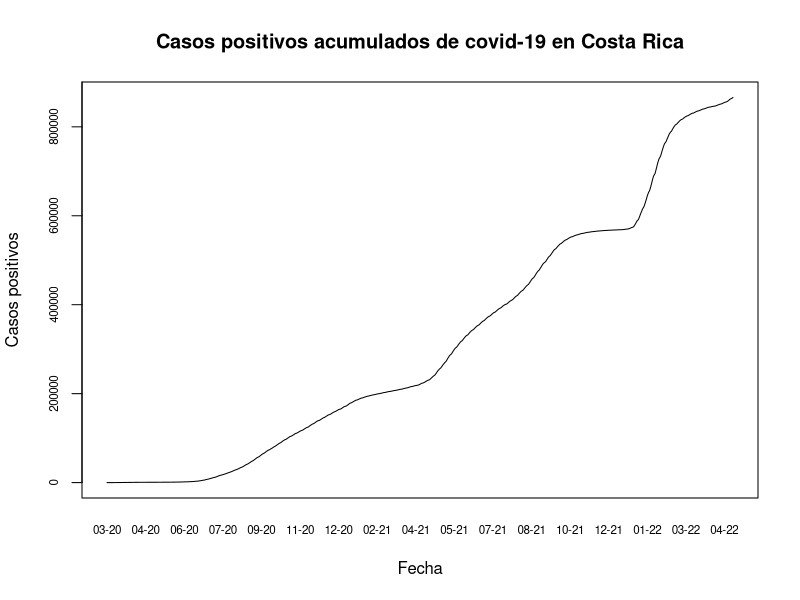
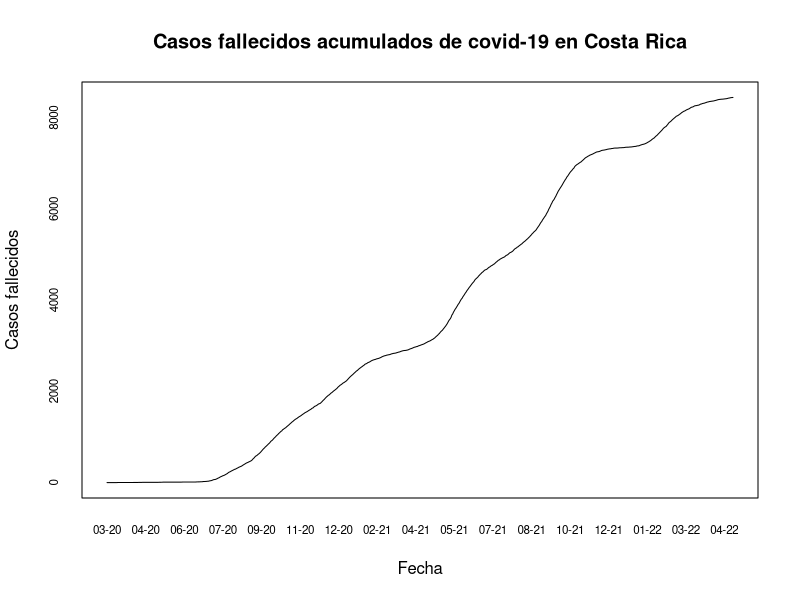
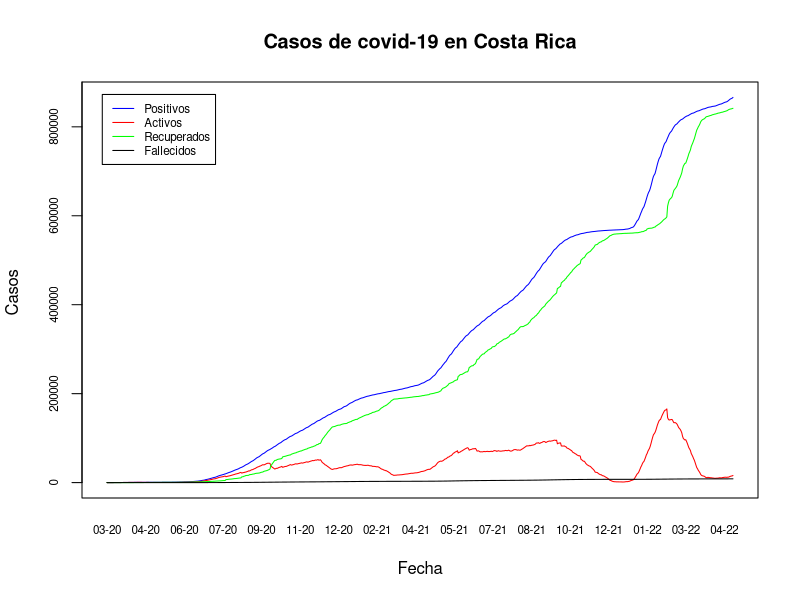
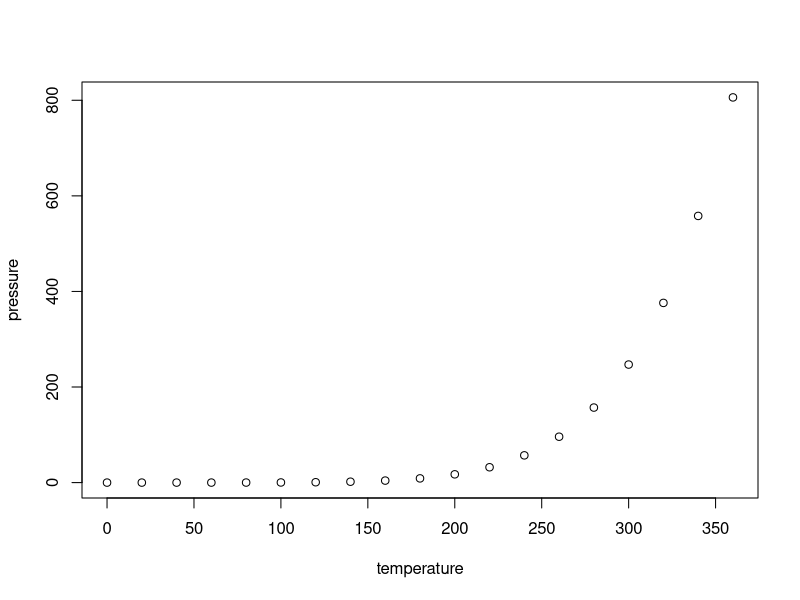

Write R code to recreate these figures, in order.
## ---- chunk 1
knitr::opts_chunk$set(echo = TRUE)
## ---- chunk 2
covid <- read.csv(file = "05_10_22_CSV_GENERAL.csv", sep = ";")

## ---- chunk 3
options(scipen = 7)

## ---- chunk 4
covid$FECHA <- as.Date(covid$FECHA, format = "%d/%m/%Y")

## ---- chunk 5
plot(x = covid$FECHA, 
     y = covid$positivos, 
     main = "Casos positivos acumulados de covid-19 en Costa Rica" ,
     type = "l" ,
     xaxt = "n" ,
     yaxt = "n" ,
     xlab = "Fecha" ,
     ylab = "Casos positivos")


# Formato del eje X
axis(side = 1,
     covid$FECHA,
     tick = FALSE,
     format(covid$FECHA, "%m-%y"),
     cex.axis = .7)

# Formato del eje Y
axis(
  side = 2,
  covid$positivos,
  labels = TRUE,  
  at = seq(0, 1000000, by = 200000),
  cex.axis = .7
)
## ---- chunk 6
plot(x = covid$FECHA, 
     y = covid$fallecidos, 
     main = "Casos fallecidos acumulados de covid-19 en Costa Rica" ,
     type = "l" ,
     xaxt = "n" ,
     yaxt = "n" ,
     xlab = "Fecha" ,
     ylab = "Casos fallecidos")


# Formato del eje X
axis(side = 1,
     covid$FECHA,
     tick = FALSE,
     format(covid$FECHA, "%m-%y"),
     cex.axis = .7)

# Formato del eje Y
axis(
  side = 2,
  covid$fallecidos,
  labels = TRUE,  
  at = seq(0, 10000, by = 2000),
  cex.axis = .7
)
## ---- chunk 7
plot(x = covid$FECHA, 
     y = covid$positivos, 
     main = "Casos de covid-19 en Costa Rica" ,
     type = "l" ,
     xaxt = "n" ,
     yaxt = "n" ,
     xlab = "Fecha" ,
     ylab = "Casos ", 
     col = "blue" ,
     )
### Casos activos
lines(covid$FECHA, covid$activos, col="red")

### Casos recuperados
lines(covid$FECHA, covid$RECUPERADOS, col="green")

## Casos fallecidos
lines(covid$FECHA, covid$fallecidos, col="black")

# Leyenda
legend(
  x = "topleft",
  inset = 0.03,
  legend = c("Positivos", "Activos", "Recuperados", "Fallecidos"),
  col = c("blue", "red", "green", "black"),
  lty = 1,
  cex = 0.7)

# Formato del eje X
axis(side = 1,
     covid$FECHA,
     tick = FALSE,
     format(covid$FECHA, "%m-%y"),
     cex.axis = .7)

# Formato del eje Y
axis(
  side = 2,
  covid$positivos,
  labels = TRUE,  
  at = seq(0, 1000000, by = 200000),
  cex.axis = .7
)
## ---- chunk 8
summary(cars)
## ---- chunk 9
plot(pressure)
